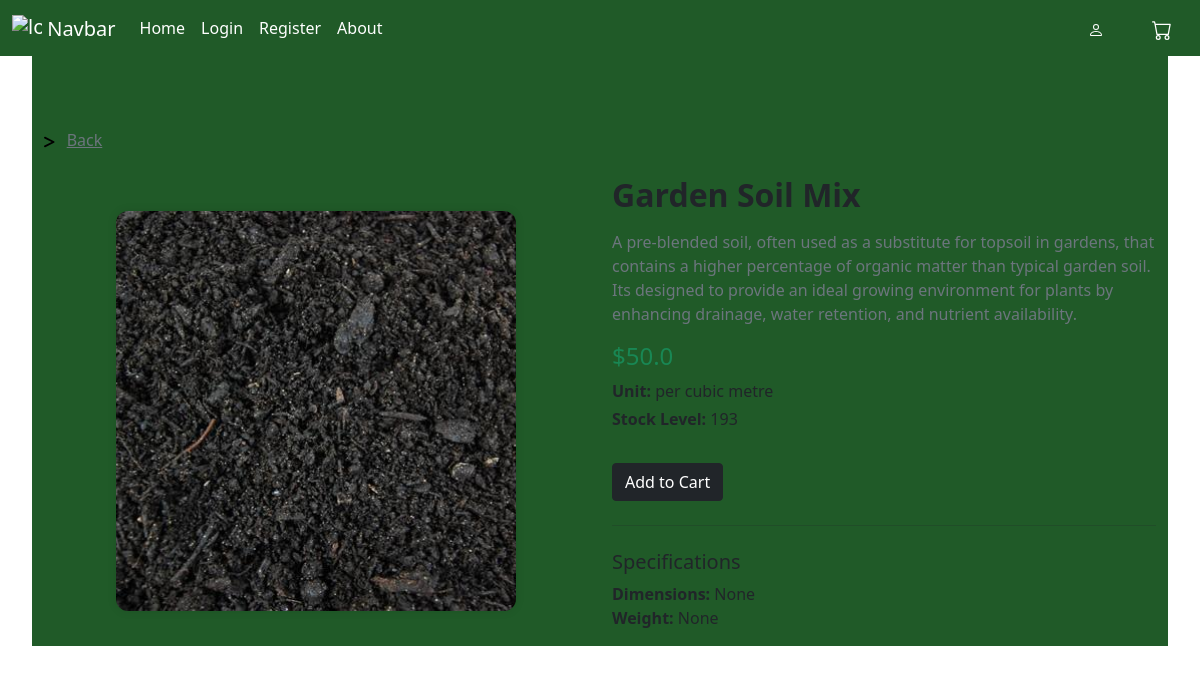
The app's page /product_view_2 with its own data.
### ORM/tables.py (models this page shows, shortened)
class Product(TimeStampedModel):
    __tablename__ = 'products'
    id = Column(Integer, primary_key=True, autoincrement=True)
    name = Column(String(100), nullable=False)
    description = Column(String, nullable=False)
    dimensions = Column(String(50), nullable=True)
    weight = Column(REAL, nullable=True)
    unit = Column(String(50), nullable=False)
    price = Column(REAL, nullable=False)
    stock_level = Column(Integer, nullable=False)
    category = Column(Integer, ForeignKey('categories.id'), nullable=False, index=True)
    image = Column(String(100), nullable=False)
    orders = Relationship('Order', back_populates='product')
    categories = Relationship('Category', back_populates='product')

### main.py (the view)
@limiter.limit(default)
@app.route("/product_view_<int:product_id>", methods=['POST', 'GET'])
def product_view(product_id):
    product_obj = get_product_by_id(product_id)
    if product_obj == None:
        abort(404)
    return render_template("product_view.html", product=product_obj)

### ORM/ORM_operations.py (called while the page is built)
def get_product_by_id(product_id):
    product = Product.query.filter(Product.id == product_id).first()
    return product

### main.py (called while the page is built)
@app.after_request
def add_security_headers(resp):
    resp.headers['Content-Security-Policy'] =  "default-src 'self'; object-src 'none'; base-uri 'none';" #prevents inline scripts from running and objects
    resp.headers['X-Content-Type-Options'] = 'nosniff' #forces the browser to honour the content type instead of auto detecting
    resp.headers['X-Frame-Options'] = 'SAMEORIGIN' #prevents external sites from embedding this site in iframe, helping prevent clickjacking
    return resp

### templates/product_view.html (shortened to what this page needs)
{% extends "base.html" %}
{% block content %}
<div class="container my-5" style="padding-top: 5rem">
    <svg xmlns="http://www.w3.org/2000/svg" height="14" width="10.5" viewBox="0 0 384 512">
        <path d="M3.4 81.7c-7.9 15.8-1.5 35 14.3 42.9L280.5 256 17.7 387.4C1.9 395.3-4.5 414.5 3.4 430.3s27.1 22.2 42.9 14.3l320-160c10.8-5.4 17.7-16.5 17.7-28.6s-6.8-23.2-17.7-28.6l-320-160c-15.8-7.9-35-1.5-42.9 14.3z"/>
    </svg>
    <a href="/" class="text-muted px-2">Back</a>
    <div class="row mt-4">
        <div class="col-md-6 text-center d-flex align-items-center justify-content-center">
            <div style="width: 400px; height: 400px; overflow: hidden; border-radius: 0.75rem; box-shadow: 0 0 10px rgba(0,0,0,0.1);">
                <img src="{{ product.image }}" alt="{{ product.name }}"
                     style="width: 100%; height: 100%; object-fit: cover;">
            </div>
        </div>
        <div class="col-md-6">
            <h2 class="fw-bold mb-3">{{ product.name }}</h2>
            <p class="text-muted">{{ product.description }}</p>
            <h4 class="text-success">${{ product.price }}</h4>
            <p class="mb-1"><strong>Unit:</strong> {{ product.unit }}</p>
            <p><strong>Stock Level:</strong> {{ product.stock_level }}</p>
            <button class="btn btn-dark mt-3" id="add_to_cart">
                 Add to Cart
            </button>
            <hr class="my-4">
            <h5>Specifications</h5>
            <ul class="list-unstyled">
                <li><strong>Dimensions:</strong> {{ product.dimensions }}</li>
                <li><strong>Weight:</strong> {{ product.weight }}</li>
            </ul>
        </div>
    </div>
</div>
{% endblock %}

### static/style.css (style rules this page uses)
.container { background-color: #205A28; }
body { margin-left : 2rem; margin-right : 2rem; }

### records on screen
Product: image (picture), name "Garden Soil Mix", description "A pre-blended soil, often used as a substitute for topsoil in gardens, that contains a higher percentage of organic matter than typical garden soil. Its designed to provide an ideal growing environment for plants by enhancing drainage, water retention, and nutrient availability.", price "50.0", unit "per cubic metre", stock_level "193", dimensions "None", weight "None"
